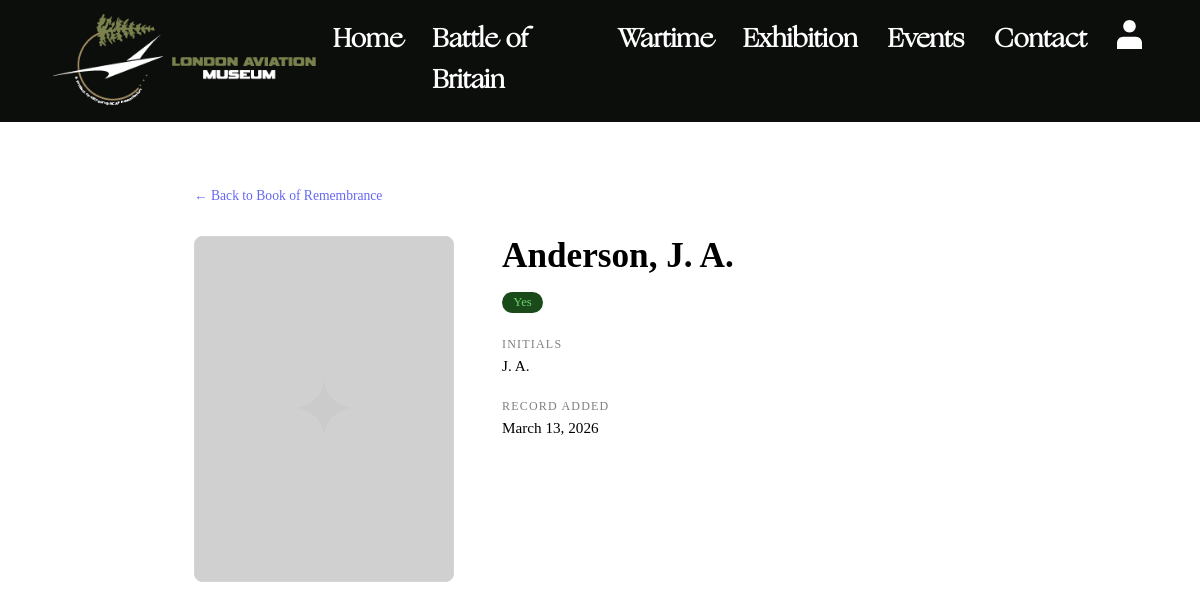
/bor-profile.php?id=1, run on an earlier commit of the app's database.
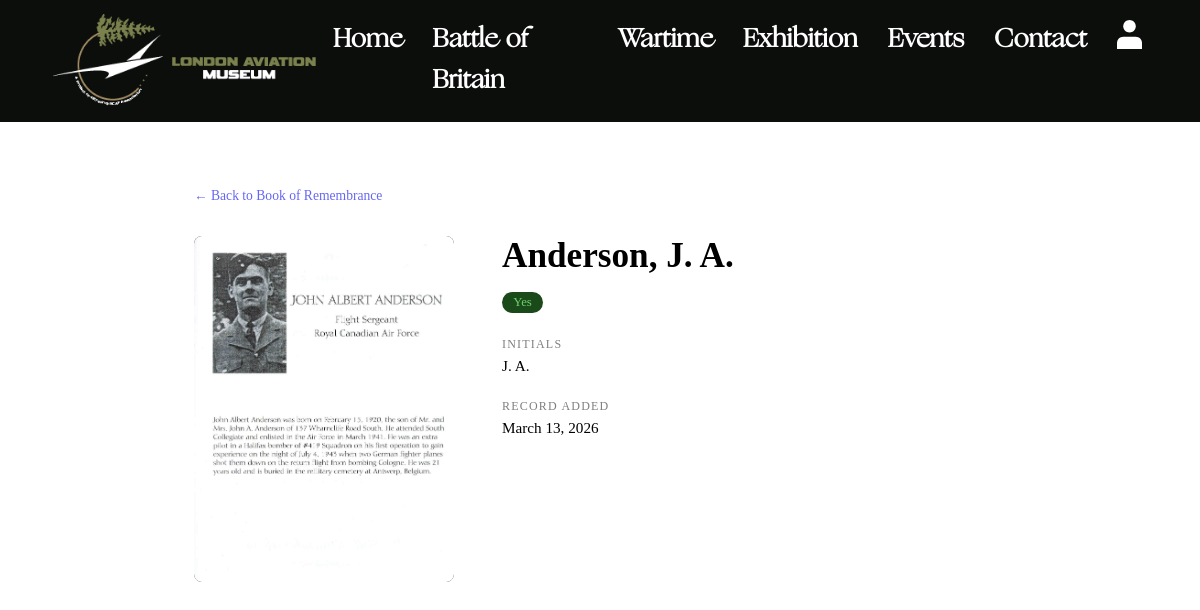
And on a later commit of the database.
### tables this page shows
CREATE TABLE `bor_pilots` (
  `id` int(11) NOT NULL,
  `last_name` varchar(100) NOT NULL,
  `initials` varchar(30) DEFAULT NULL,
  `full_name` varchar(200) DEFAULT NULL,
  `in_book` enum('Yes','No','Kind Of','Maybe','Additional') DEFAULT NULL,
  `notes` text DEFAULT NULL,
  `photo_path` varchar(255) DEFAULT NULL,
  `created_at` timestamp NOT NULL DEFAULT current_timestamp()
);

### bor-profile.php (the view, shortened to what this page needs)
<?php
$id = isset($_GET['id']) ? (int)$_GET['id'] : 0;
try {
    $db   = getConnection();
    $stmt = $db->prepare('SELECT * FROM bor_pilots WHERE id = :id');
    $stmt->execute([':id' => $id]);
    $pilot = $stmt->fetch();
} catch (PDOException $e) {
    $pilot = null;
}
$displayName = $pilot['full_name'] ?: ($pilot['last_name'] . ($pilot['initials'] ? ', ' . $pilot['initials'] : ''));
?>
<!DOCTYPE html>
<html lang="en">
<head>
    <link rel="stylesheet" href="https://cdnjs.cloudflare.com/ajax/libs/font-awesome/4.7.0/css/font-awesome.min.css">
    <link href="css/main.css" rel="stylesheet">
    <link href="css/grid.css" rel="stylesheet">
</head>
<body data-page="bor-profile">
    <header id="header-section" class="grid-con">
        <div id="menu" class="col-span-full">
            <div id="mobile-header">
                <div id="header-logo">
                    <a href="index.php"><img src="images/logo_horizontal.png" alt="London Aviation Museum Logo"></a>
                </div>
            </div>
            <nav id="sidebar">
                <ul>
                    <li class="nav-item"><a href="index.php">Home</a></li>
                    <li class="nav-item"><a href="battle-of-britain.php">Battle of Britain</a></li>
                    <li class="nav-item"><a href="wartime.php">Wartime</a></li>
                    <li class="nav-item"><a href="exhibition.php">Exhibition</a></li>
                    <li class="nav-item"><a href="events.php">Events</a></li>
                    <li class="nav-item"><a href="contact.php">Contact</a></li>
                    <li class="nav-item">
                        <?php if (isset($_SESSION["admin"])): ?>
                            <a class="icon-link" href="includes/admin/logout.php">
                                <svg class="admin-icon" xmlns="http://www.w3.org/2000/svg" id="Layer_2" data-name="Layer 2" viewBox="0 0 73.2 90.1">
                                    <g data-name="Layer 2">
                                        <path class="cls-2" d="M61.9,33.8h-2.8v-10.8C59.1,10.1,49.8,0,36.5,0S14.1,10.3,14.1,23v10.7h0q0,.1,0,0h-2.8c-6.2,0-11.2,5-11.3,11.3v33.8c0,6.2,5,11.2,11.3,11.3h50.6c6.2,0,11.2-5,11.3-11.3v-33.8c0-6.2-5.1-11.2-11.3-11.2ZM19.7,33.8v-10.8c0-9.6,6.6-17.4,16.8-17.4s17,7.6,17,17.4v10.7h0q0,.1,0,0H19.7v.1h0ZM67.5,78.8c0,3.1-2.5,5.6-5.6,5.6H11.3c-3.1,0-5.6-2.5-5.6-5.6v-33.8c0-3.1,2.5-5.6,5.6-5.6h50.6c3.1,0,5.6,2.5,5.6,5.6v33.8ZM42.2,56.3c0,2.1-1.1,3.9-2.8,4.9h-.1.1v9.2c0,1.6-1.3,2.8-2.8,2.8-1.6,0-2.8-1.3-2.8-2.8v-9.2h.1-.1c-1.7-1-2.8-2.8-2.8-4.9,0-3.1,2.5-5.6,5.6-5.6,3.1-.1,5.6,2.4,5.6,5.6Z"/>
                                    </g>
                                </svg>
                            </a>
                        <?php else: ?>
                            <a class="icon-link" href="/admin/login.php">
                            </a>
                        <?php endif; ?>
                    </li>
                </ul>
            </nav>
        </div>
    </header>
    <div id="profile-section">
        <a href="book-of-remembrance.php" class="back-link">← Back to Book of Remembrance</a>
        <div class="profile-grid">
            <div>
                <?php if ($pilot['photo_path']): ?>
                    <img class="profile-photo" src="<?php echo htmlspecialchars($pilot['photo_path']); ?>" alt="<?php echo htmlspecialchars($displayName); ?>">
                <?php else: ?>
                    <div class="profile-placeholder">✦</div>
                <?php endif; ?>
            </div>
            <div>
                <h1 class="profile-name"><?php echo htmlspecialchars($displayName); ?></h1>
                <?php
                $statusClass = 'status-' . str_replace(' ', '', $pilot['in_book']);
                ?>
                <span class="status-badge <?php echo $statusClass; ?>">
                    <?php echo htmlspecialchars($pilot['in_book']); ?>
                </span>
                <?php if ($pilot['initials']): ?>
                    <p class="profile-label">Initials</p>
                    <p class="profile-value"><?php echo htmlspecialchars($pilot['initials']); ?></p>
                <?php endif; ?>
                <p class="profile-label">Record Added</p>
                <p class="profile-value"><?php echo date('F j, Y', strtotime($pilot['created_at'])); ?></p>
            </div>
        </div>
    </div>
</body>
</html>

### css/grid.css (style rules this page uses)
html { box-sizing: border-box; scroll-behavior: smooth; }
*, *::before, *::after { box-sizing: inherit; padding: 0; margin: 0; }
.grid-con { display: grid; grid-template-columns: repeat(4, minmax(0, 1fr)); grid-column-gap: 12px; margin: 0 auto; gap: 0px; }
.col-span-full { grid-column: 1/-1; }
@media screen and (min-width: 768px) { .grid-con { grid-template-columns: repeat(8, minmax(0, 1fr)); } }
@media screen and (min-width: 1200px) { .grid-con { grid-template-columns: repeat(12, minmax(0, 1fr)); } }

### bor-profile.php (style rules this page uses)
#profile-section { max-width: 860px; margin: 4rem auto; padding: 0 1.5rem; }
.back-link { font-size: 0.85rem; opacity: 0.6; text-decoration: none; display: inline-block; margin-bottom: 2rem; }
.profile-grid { display: grid; grid-template-columns: 260px 1fr; gap: 3rem; align-items: start; }
.profile-photo { width: 100%; aspect-ratio: 3/4; object-fit: cover; border-radius: 8px; background: #222; }
.profile-name { font-size: clamp(1.5rem, 4vw, 2.2rem); margin: 0 0 0.5rem; }
.profile-label { font-size: 0.75rem; text-transform: uppercase; letter-spacing: 0.1em; opacity: 0.5; margin: 1.5rem 0 0.3rem; }
.profile-value { font-size: 0.95rem; margin: 0; }
.status-badge { display: inline-block; padding: 0.2rem 0.7rem; border-radius: 20px; font-size: 0.8rem; margin-top: 0.5rem; }
.status-Yes { background: #1a4a1a; color: #6fcf6f; }
.profile-placeholder { width: 100%; aspect-ratio: 3/4; background: #1a1a1a; border: 1px solid #333; border-radius: 8px; display: flex; align-items: center; justify-content: center; opacity: 0.2; font-size: 5rem; }

What changed in the data, as far as the page shows it:
changed bor_pilots "Anderson, J. A.": photo_path: picture added
